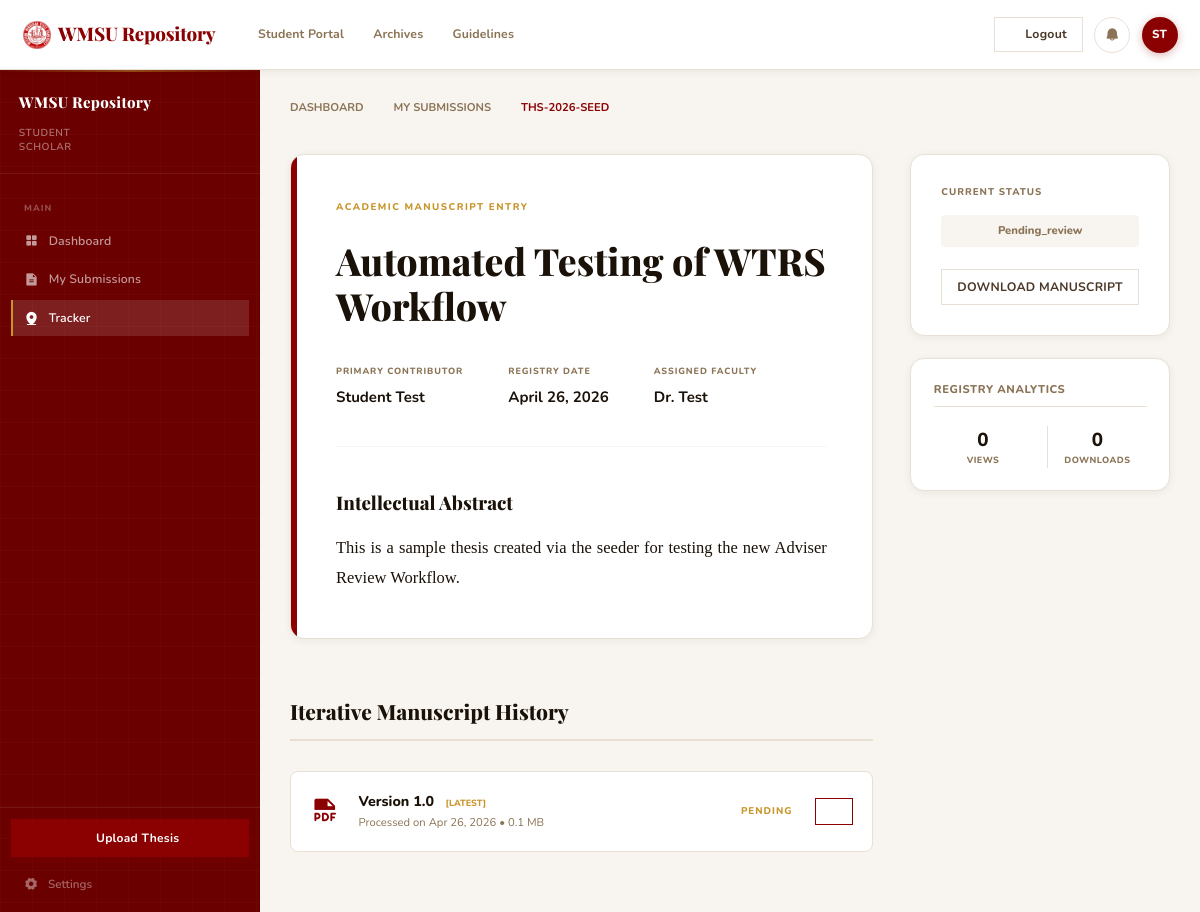
The app's page /student/tracker.php (signed in) with its own data.
### tables this page shows
CREATE TABLE `theses` (
  `id` int(11) NOT NULL AUTO_INCREMENT,
  `thesis_code` varchar(50) NOT NULL,
  `title` varchar(255) NOT NULL,
  `abstract` text DEFAULT NULL,
  `author_id` int(11) NOT NULL,
  `adviser_id` int(11) DEFAULT NULL,
  `status` enum('draft','pending_review','revision_requested','approved','rejected','archived') NOT NULL DEFAULT 'draft',
  `views` int(11) NOT NULL DEFAULT '0',
  `downloads` int(11) NOT NULL DEFAULT '0',
  `created_at` timestamp NOT NULL DEFAULT CURRENT_TIMESTAMP,
  `updated_at` timestamp NOT NULL DEFAULT CURRENT_TIMESTAMP ON UPDATE CURRENT_TIMESTAMP,
  `hardbound_received_at` datetime DEFAULT NULL,
  PRIMARY KEY (`id`),
  UNIQUE KEY `thesis_code` (`thesis_code`),
  FOREIGN KEY (`author_id`) REFERENCES `users`(`id`) ON DELETE CASCADE,
  FOREIGN KEY (`adviser_id`) REFERENCES `users`(`id`) ON DELETE SET NULL
);

CREATE TABLE `users` (
  `id` int(11) NOT NULL AUTO_INCREMENT,
  `first_name` varchar(100) NOT NULL,
  `last_name` varchar(100) NOT NULL,
  `email` varchar(150) NOT NULL,
  `password` varchar(255) NOT NULL,
  `role` enum('student','adviser') NOT NULL DEFAULT 'student',
  `student_id` varchar(50) DEFAULT NULL,

  `college` varchar(150) DEFAULT NULL,
  `course` varchar(150) DEFAULT NULL,
  `year_level` varchar(20) DEFAULT NULL,
  `status` enum('pending','active','inactive') NOT NULL DEFAULT 'pending',
  `created_at` timestamp NOT NULL DEFAULT CURRENT_TIMESTAMP,
  PRIMARY KEY (`id`),
  UNIQUE KEY `email` (`email`)
);

CREATE TABLE `thesis_versions` (
  `id` int(11) NOT NULL AUTO_INCREMENT,
  `thesis_id` int(11) NOT NULL,
  `version_number` varchar(20) NOT NULL,
  `file_path` varchar(255) NOT NULL,
  `file_size` int(11) NOT NULL,
  `status` enum('pending','approved','rejected') NOT NULL DEFAULT 'pending',
  `feedback` text DEFAULT NULL,
  `submitted_at` timestamp NOT NULL DEFAULT CURRENT_TIMESTAMP,
  PRIMARY KEY (`id`),
  FOREIGN KEY (`thesis_id`) REFERENCES `theses`(`id`) ON DELETE CASCADE
);

### includes/session.php (called while the page is built, shortened)
<?php
function current_user() {
    return isset($_SESSION['user']) ? $_SESSION['user'] : null;
}

### student/tracker.php (the view, shortened to what this page needs)
<?php
require_once __DIR__ . '/../includes/session.php';
$user = current_user();
$thesis_id = $_GET['id'] ?? null;
if (!$thesis_id) {
    $stmt = $pdo->prepare("SELECT id FROM theses WHERE author_id = :author_id ORDER BY created_at DESC LIMIT 1");
    $stmt->execute(['author_id' => $user['id']]);
    $latest = $stmt->fetch();
    if ($latest) {
        $thesis_id = $latest['id'];
    } else {
        header('Location: index.php');
        exit;
    }
}
$stmt = $pdo->prepare("SELECT t.*, u.first_name as adviser_first, u.last_name as adviser_last
                       FROM theses t
                       LEFT JOIN users u ON t.adviser_id = u.id
                       WHERE t.id = :id AND t.author_id = :author_id");
$stmt->execute(['id' => $thesis_id, 'author_id' => $user['id']]);
$thesis = $stmt->fetch();
$vStmt = $pdo->prepare("SELECT * FROM thesis_versions WHERE thesis_id = :thesis_id ORDER BY submitted_at DESC");
$vStmt->execute(['thesis_id' => $thesis['id']]);
$versions = $vStmt->fetchAll();
$latestVersion = $versions[0] ?? null;
?>
<?php
require_once __DIR__ . '/../includes/layout_top.php';
require_once __DIR__ . '/../includes/layout_sidebar.php';
?>
  <main class="main-content">
    <nav style="margin-bottom: 2.5rem; font-size: 0.75rem; color: var(--text-muted); font-weight: 700;">
      <a href="index.php" style="color:var(--text-muted); text-decoration:none;">DASHBOARD</a>
      <i class="ph ph-caret-right" style="margin: 0 0.5rem; opacity: 0.5;"></i>
      <a href="index.php?view=submissions" style="color:var(--text-muted); text-decoration:none;">MY SUBMISSIONS</a>
      <i class="ph ph-caret-right" style="margin: 0 0.5rem; opacity: 0.5;"></i>
      <span style="color: var(--crimson);"><?= htmlspecialchars($thesis['thesis_code']) ?></span>
    </nav>
    <div style="display: grid; grid-template-columns: 2.4fr 1fr; gap: 2.5rem;">
      <div>
        <article class="submission-header">
          <span class="type-label">Academic Manuscript Entry</span>
          <h1 class="thesis-title-big"><?= htmlspecialchars($thesis['title']) ?></h1>
          <div class="meta-pills">
            <div class="meta-pill-item">
              <span class="pill-label">Primary Contributor</span>
              <span class="pill-value"><?= htmlspecialchars($user['first_name'] . ' ' . $user['last_name']) ?></span>
            </div>
            <div class="meta-pill-item">
              <span class="pill-label">Registry Date</span>
              <span class="pill-value"><?= date('F j, Y', strtotime($thesis['created_at'])) ?></span>
            </div>
            <div class="meta-pill-item">
              <span class="pill-label">Assigned Faculty</span>
              <span class="pill-value">Dr. <?= htmlspecialchars($thesis['adviser_last']) ?></span>
            </div>
          </div>
          <div class="abstract-wrap">
            <h3>Intellectual Abstract</h3>
            <p class="abstract-text"><?= nl2br(htmlspecialchars($thesis['abstract'])) ?></p>
          </div>
        </article>
        <h3 style="font-family: var(--font-serif); font-size: 1.4rem; margin: 4rem 0 2rem; border-bottom: 2px solid var(--border); padding-bottom: 1rem;">Iterative Manuscript History</h3>
        <?php foreach ($versions as $index => $v): ?>
          <div class="iteration-mini-card">
             <div style="display: flex; align-items: center; gap: 1.25rem;">
                <i class="ph-fill ph-file-pdf mini-file-icon"></i>
                <div>
                   <div style="font-weight: 800; font-size: 0.95rem; color: var(--text-dark);">Version <?= htmlspecialchars($v['version_number']) ?> <?php if($index === 0): ?><span style="color:var(--gold); font-size:0.6rem; margin-left:0.5rem;">[LATEST]</span><?php endif; ?></div>
                   <div style="font-size: 0.75rem; color: var(--text-muted); margin-top: 0.2rem;">Processed on <?= date('M j, Y', strtotime($v['submitted_at'])) ?> &bull; <?= round($v['file_size'] / 1024 / 1024, 2) ?> MB</div>
                </div>
             </div>
             <div style="display: flex; align-items: center; gap: 1.5rem;">
                <?php if ($v['status'] === 'approved'): ?>
                   <span style="font-size: 0.65rem; font-weight: 800; color: #059669; letter-spacing: 0.1em;">VERIFIED</span>
                <?php elseif ($v['status'] === 'revision_requested'): ?>
                   <span style="font-size: 0.65rem; font-weight: 800; color: #DC2626; letter-spacing: 0.1em;">REVISION</span>
                <?php else: ?>
                   <span style="font-size: 0.65rem; font-weight: 800; color: var(--gold); letter-spacing: 0.1em;">PENDING</span>
                <?php endif; ?>
                <a href="../public/uploads/<?= htmlspecialchars($v['file_path']) ?>" target="_blank" class="btn-action-outline"><i class="ph-bold ph-eye"></i></a>
             </div>
          </div>
        <?php endforeach; ?>
      </div>
      <div>
        <div class="side-actions-card">
           <span style="font-size: 0.65rem; font-weight: 800; color: var(--text-muted); text-transform: uppercase; letter-spacing: 0.1em; display: block; margin-bottom: 1rem;">CURRENT STATUS</span>
           <?php
             $c = 'var(--text-muted)'; $bg = 'var(--off-white)'; $label = ucfirst($thesis['status']);
           ?>
           <div class="side-badge" style="color: <?= $c ?>; background: <?= $bg ?>;"><?= $label ?></div>
           <?php if ($latestVersion): ?>
             <a href="../public/uploads/<?= htmlspecialchars($latestVersion['file_path']) ?>" download class="btn btn-secondary" style="width:100%; text-decoration: none; justify-content: center;">DOWNLOAD MANUSCRIPT</a>
           <?php endif; ?>
        </div>
        <div class="card-academic" style="padding: 1.5rem;">
           <h4 style="font-size: 0.75rem; font-weight: 800; color: var(--text-muted); margin-bottom: 1.25rem; border-bottom: 1px solid var(--border); padding-bottom: 0.5rem;">REGISTRY ANALYTICS</h4>
           <div style="display: flex; justify-content: space-between; gap: 1rem; text-align: center;">
              <div style="flex:1;">
                 <div style="font-weight: 800; font-size: 1.25rem; color: var(--text-dark);"><?= number_format($thesis['views']) ?></div>
                 <div style="font-size: 0.6rem; color: var(--text-muted); font-weight: 800; letter-spacing: 0.05em;">VIEWS</div>
              </div>
              <div style="flex:1; border-left: 1px solid var(--border);">
                 <div style="font-weight: 800; font-size: 1.25rem; color: var(--text-dark);"><?= number_format($thesis['downloads']) ?></div>
                 <div style="font-size: 0.6rem; color: var(--text-muted); font-weight: 800; letter-spacing: 0.05em;">DOWNLOADS</div>
              </div>
           </div>
        </div>
      </div>
    </div>
  </main>
<?php require_once __DIR__ . '/../includes/layout_bottom.php'; ?>

### includes/layout_top.php (shortened to what this page needs)
<!DOCTYPE html>
<html lang="en">
<head>
  <link rel="stylesheet" href="<?= BASE_URL ?>assets/fonts/google/css/nunito.css">
  <link rel="stylesheet" href="<?= BASE_URL ?>assets/fonts/google/css/playfair-display.css">
  <link rel="stylesheet" href="<?= BASE_URL ?>assets/vendor/phosphor/css/phosphor-all.css">
  <link rel="stylesheet" href="<?= BASE_URL ?>assets/css/global.css?v=<?= filemtime(__DIR__ . '/../assets/css/global.css') ?>">
  <link rel="stylesheet" href="<?= BASE_URL ?>assets/css/dashboard.css?v=<?= filemtime(__DIR__ . '/../assets/css/dashboard.css') ?>">
</head>
<body>
<header class="topbar">
  <div class="topbar-left">
<?php
    $role = $user['role'] ?? 'student';
    $portalFolder = $role === 'adviser' ? 'faculty' : $role;
    $homePage = 'index.php';
    $portalHome = BASE_URL . $portalFolder . '/' . $homePage;
?>
    <a href="<?= $portalHome ?>" class="logo">
      <img src="<?= BASE_URL ?>assets/images/wmsu-logo.png" alt="WMSU"
        onerror="this.style.display='none'; this.nextElementSibling.style.display='inline';">
      WMSU Repository
    </a>
    <nav class="topbar-nav">
      <a href="<?= $portalHome ?>" class="<?= (isset($current_page) && $current_page == $homePage) ? 'active' : '' ?>">
        <?= ($role === 'student') ? 'Student Portal' : 'Dashboard' ?>
      </a>
      <a href="<?= BASE_URL ?>public/archive.php">Archives</a>
      <a href="<?= BASE_URL ?>public/guidelines.php">Guidelines</a>
    </nav>
  </div>
  <div class="topbar-right">
    <a href="<?= BASE_URL ?>auth/logout.php" class="btn btn-secondary" style="text-decoration:none;">
      <i class="ph ph-sign-out"></i> Logout
    </a>
    <a href="<?= BASE_URL ?>user/notifications.php" class="icon-btn" title="Notifications" style="position: relative;">
      <i class="ph-fill ph-bell"></i>
    </a>
    <a href="<?= BASE_URL ?>user/profile.php" class="user-avatar" title="My Profile Settings" style="text-decoration:none;">
      <?= htmlspecialchars(strtoupper(substr($user['first_name'] ?? 'U', 0, 1) . substr($user['last_name'] ?? 'U', 0, 1))) ?>
    </a>
  </div>
</header>

### assets/css/global.css (style rules this page uses)
*, *::before, *::after { box-sizing: border-box; margin: 0; padding: 0; }
html { font-size: 16px; scroll-behavior: smooth; -webkit-text-size-adjust: 100%; }
body { font-family: var(--font-base); color: var(--text-dark); background-color: var(--off-white); line-height: 1.6; -webkit-font-smoothing: antialiased; -moz-osx-font-smoothing: grayscale; }
h1, h2, h3 { font-family: var(--font-serif); color: var(--text-dark); font-weight: 800; line-height: 1.2; margin-bottom: 1rem; }
h4, h5, h6 { font-family: var(--font-base); color: var(--text-dark); font-weight: 800; text-transform: uppercase; letter-spacing: 0.05em; font-size: 0.75rem; margin-bottom: 0.5rem; }
a { color: inherit; text-decoration: none; transition: all var(--transition-fast); }
.btn { display: inline-flex; align-items: center; justify-content: center; gap: 0.6rem; padding: 0.75rem 1.5rem; font-weight: 700; font-size: 0.82rem; border-radius: var(--radius-sm); transition: all var(--transition); cursor: pointer; letter-spacing: 0.02em; }
.btn-secondary { background: var(--surface); color: var(--text-dark); border: 1px solid var(--border); }
.card-academic { background: var(--surface); border-radius: var(--radius); border: 1px solid var(--border); box-shadow: var(--shadow-sm); transition: all var(--transition); overflow: hidden; }

### assets/css/dashboard.css (style rules this page uses)
*, *::before, *::after { box-sizing: border-box; margin: 0; padding: 0; }
html, body { height: 100%; font-family: 'Nunito', sans-serif; background: var(--off-white); color: var(--text-dark); font-size: 15px; line-height: 1.5; }
.topbar { position: fixed; top: 0; left: 0; right: 0; height: var(--topbar-h); background: var(--surface); border-bottom: 1px solid var(--border); display: flex; align-items: center; justify-content: space-between; padding: 0 1.5rem; z-index: 100; box-shadow: var(--shadow-sm); }
.topbar-left { display: flex; align-items: center; gap: 2rem; }
.logo { display: flex; align-items: center; gap: 0.5rem; font-family: var(--font-serif); font-size: 1.25rem; font-weight: 800; color: var(--crimson); text-decoration: none; letter-spacing: -0.01em; }
.logo img { width: 28px; height: 28px; object-fit: contain; }
.topbar-nav { display: flex; align-items: center; gap: 0.25rem; }
.topbar-nav a { font-size: 0.82rem; font-weight: 700; color: var(--text-muted); text-decoration: none; padding: 0.4rem 0.85rem; border-radius: var(--radius-xs); transition: all var(--transition); letter-spacing: 0.01em; }
.topbar-right { display: flex; align-items: center; gap: 0.75rem; }
.icon-btn { width: 36px; height: 36px; border-radius: 50%; border: 1px solid var(--border); background: transparent; cursor: pointer; display: flex; align-items: center; justify-content: center; color: var(--text-muted); font-size: 1rem; transition: all var(--transition); }
.user-avatar { width: 36px; height: 36px; background: var(--crimson); color: #fff; border-radius: 50%; display: flex; align-items: center; justify-content: center; font-size: 0.78rem; font-weight: 800; letter-spacing: 0.02em; flex-shrink: 0; box-shadow: 0 2px 8px rgba(139,0,0,0.3); }
.main-content { flex: 1; margin-left: var(--sidebar-w); padding: 2rem 2rem 3rem; min-height: calc(100vh - var(--topbar-h)); }
.btn-action-outline { display: inline-flex; align-items: center; gap: 0.35rem; padding: 0.45rem 0.9rem; font-family: 'Nunito', sans-serif; font-size: 0.78rem; font-weight: 700; color: var(--crimson); background: transparent; border: 1.5px solid var(--crimson); border-radius: var(--radius-xs); cursor: pointer; text-decoration: none; transition: all var(--transition); white-space: nowrap; }
.btn { display: inline-flex; align-items: center; gap: 0.4rem; padding: 0.5rem 1rem; font-family: 'Nunito', sans-serif; font-size: 0.82rem; font-weight: 700; border-radius: var(--radius-xs); border: none; cursor: pointer; text-decoration: none; transition: all var(--transition); white-space: nowrap; }
.btn-secondary { background: transparent; color: var(--text-mid); border: 1px solid var(--border); }

### records on screen
theses: adviser.last_name "ST", thesis_code "THS-2026-SEED", title "Automated Testing of WTRS Workflow", adviser.last_name "Student Test", created_at "April 26, 2026", adviser.last_name "Test", abstract "This is a sample thesis created via the seeder for testing the new Adviser Review Workflow.", status "Pending_review", views "0", downloads "0"
thesis_versions: version_number "1.0", submitted_at "Apr 26, 2026", $v['file_size']/1024/1024 "0.1", status "PENDING"
